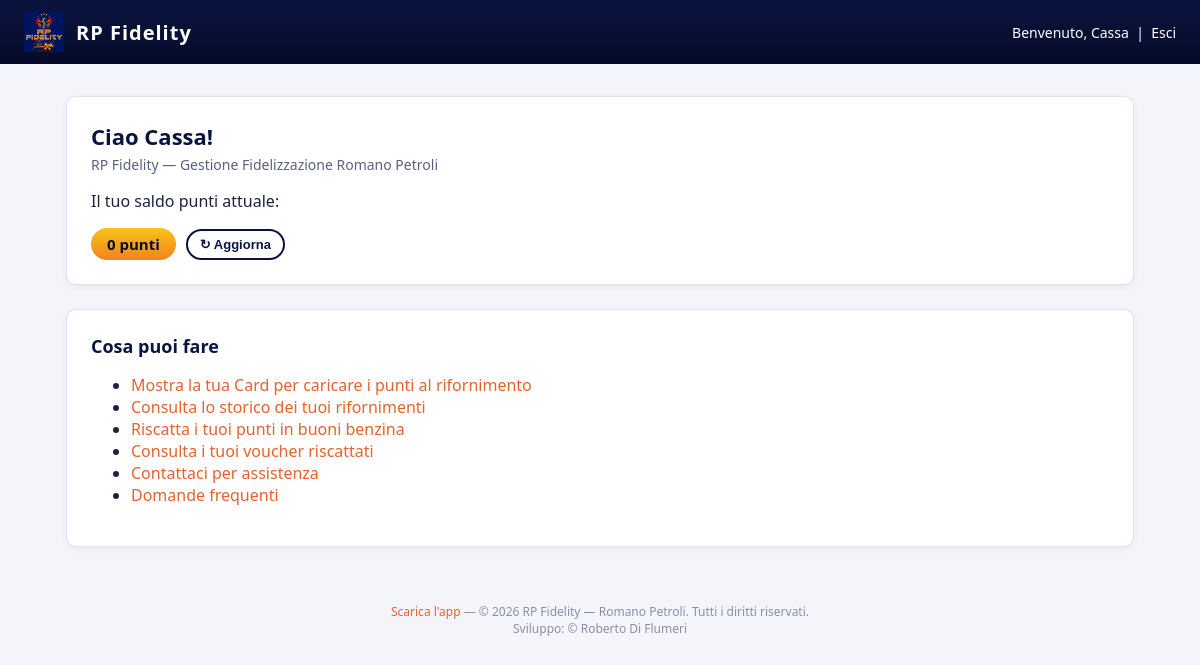
Before: /dashboard (signed in) with the older database file.
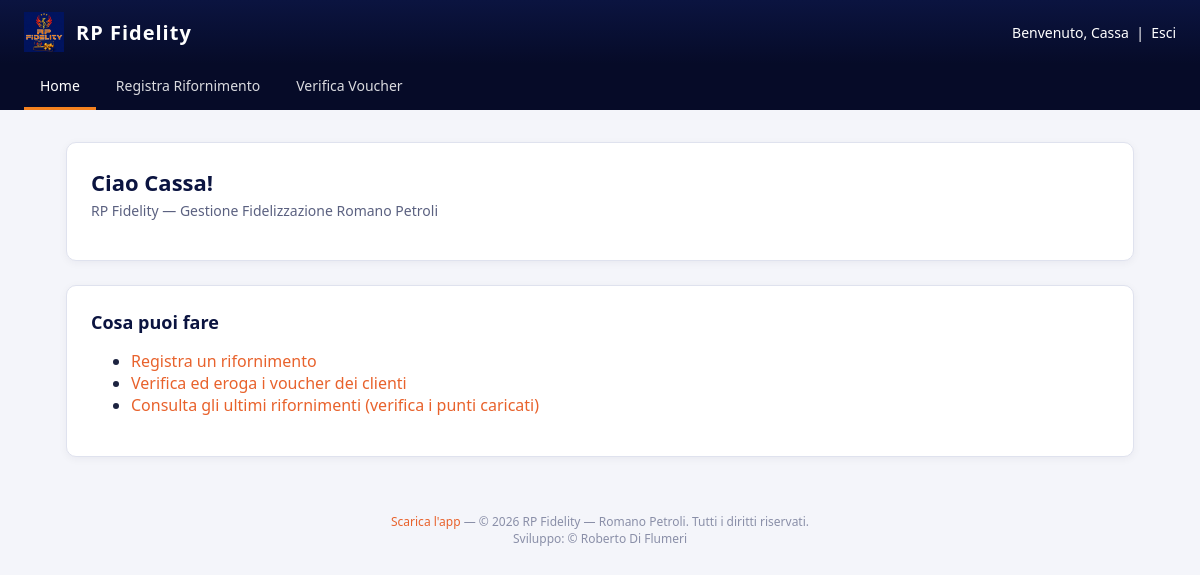
After: the same page with the newer database file.
### tables this page shows
CREATE TABLE IF NOT EXISTS users (
    id INT UNSIGNED AUTO_INCREMENT PRIMARY KEY,
    nome VARCHAR(100) NOT NULL,
    cognome VARCHAR(100) NOT NULL,
    email VARCHAR(190) NOT NULL UNIQUE,
    password_hash VARCHAR(255) NOT NULL,
    telefono VARCHAR(30) NULL,
     
    codice_card VARCHAR(20) NULL UNIQUE,
    ruolo ENUM('cliente','admin','dipendente') NOT NULL DEFAULT 'cliente',
    punti_saldo DECIMAL(10,2) NOT NULL DEFAULT 0,
    stato ENUM('attivo','sospeso') NOT NULL DEFAULT 'attivo',
    api_token VARCHAR(64) NULL UNIQUE,
    data_registrazione DATETIME NOT NULL DEFAULT CURRENT_TIMESTAMP
);

### src/Core/View.php (called while the page is built, shortened)
<?php
class View
{
    public static function layout(string $view, array $data = []): void
    {
        extract($data);
        $viewFile = __DIR__ . '/../Views/' . $view . '.php';
        require $viewFile;
        $content = ob_get_clean();
        require __DIR__ . '/../Views/layout.php';
    }
}

### src/Controllers/DashboardController.php (called while the page is built, shortened)
<?php
class DashboardController
{
    public function index(): void
    {
        View::layout('dashboard', [
            'pageTitle' => 'Dashboard — RP Fidelity',
            'user' => Auth::user(),
        ]);
    }
}

### src/Core/Router.php (called while the page is built, shortened)
<?php
class Router
{
    private array $routes = [];
    public function get(string $path, callable $handler): void
    {
        $this->routes['GET'][$path] = $handler;
    }
    public function post(string $path, callable $handler): void
    {
        $this->routes['POST'][$path] = $handler;
    }
    public function dispatch(string $method, string $uri): void
    {
        $path = parse_url($uri, PHP_URL_PATH) ?: '/';
        $path = rtrim($path, '/');
        $handler = $this->routes[$method][$path] ?? null;
        $handler();
    }
}

### public/index.php (called while the page is built, shortened)
<?php
require __DIR__ . '/../src/Core/helpers.php';
spl_autoload_register(function (string $class) {
    $prefix = 'App\\';
    $relative = substr($class, strlen($prefix));
    $file = __DIR__ . '/../src/' . str_replace('\\', '/', $relative) . '.php';
});
$router = new Router();
$router->get('/', [new PublicController(), 'home']);
$router->get('/login', [new AuthController(), 'showLogin']);
$router->post('/login', [new AuthController(), 'login']);
$router->get('/registrati', [new AuthController(), 'showRegister']);
$router->post('/registrati', [new AuthController(), 'register']);
$router->get('/password-dimenticata', [new AuthController(), 'showPasswordDimenticata']);
$router->post('/password-dimenticata', [new AuthController(), 'inviaPasswordDimenticata']);
$router->get('/reset-password', [new AuthController(), 'showResetPassword']);
$router->post('/reset-password', [new AuthController(), 'aggiornaResetPassword']);
$router->get('/logout', [new AuthController(), 'logout']);
$router->get('/scarica-app', [new PublicController(), 'scaricaApp']);
$router->get('/dashboard', [new DashboardController(), 'index']);
$router->get('/rifornimenti', [new DashboardController(), 'rifornimenti']);
$router->get('/la-mia-card', [new DashboardController(), 'card']);
$router->get('/saldo-punti', [new DashboardController(), 'saldoPunti']);
$router->get('/voucher', [new VoucherController(), 'index']);
$router->get('/catalogo', [new VoucherController(), 'catalogo']);
$router->post('/voucher/riscatta', [new VoucherController(), 'riscatta']);
$router->get('/voucher/pdf', [new VoucherController(), 'pdf']);
$router->get('/contatti', [new ContattiController(), 'index']);
$router->post('/contatti', [new ContattiController(), 'invia']);
$router->get('/faq', [new FaqController(), 'index']);
$router->get('/impostazioni', [new SettingsController(), 'index']);
$router->post('/impostazioni', [new SettingsController(), 'aggiornaProfilo']);
$router->post('/impostazioni/password', [new SettingsController(), 'aggiornaPassword']);
$router->get('/admin/statistiche', [new AdminController(), 'statistiche']);
$router->get('/admin/clienti', [new AdminController(), 'clienti']);
$router->get('/admin/clienti/modifica', [new AdminController(), 'modificaClienteForm']);
$router->post('/admin/clienti/modifica', [new AdminController(), 'modificaCliente']);
$router->post('/admin/clienti/elimina', [new AdminController(), 'eliminaCliente']);
$router->get('/admin/messaggi', [new AdminController(), 'messaggi']);
$router->get('/admin/messaggi/thread', [new AdminController(), 'messaggioThread']);
$router->post('/admin/messaggi/rispondi', [new AdminController(), 'rispondiMessaggio']);
$router->get('/admin/dipendenti', [new AdminController(), 'dipendenti']);
$router->get('/admin/dipendenti/nuovo', [new AdminController(), 'nuovoDipendenteForm']);
$router->post('/admin/dipendenti/nuovo', [new AdminController(), 'nuovoDipendente']);
$router->get('/admin/dipendenti/modifica', [new AdminController(), 'modificaDipendenteForm']);
$router->post('/admin/dipendenti/modifica', [new AdminController(), 'modificaDipendente']);
$router->post('/admin/dipendenti/elimina', [new AdminController(), 'eliminaDipendente']);
$router->get('/admin/reports', [new AdminController(), 'reports']);
$router->get('/admin/verifica-voucher', [new AdminController(), 'verificaVoucher']);
$router->post('/admin/verifica-voucher/usa', [new AdminController(), 'usaVoucher']);
$router->get('/admin/rifornimenti/nuovo', [new AdminController(), 'nuovoRifornimento']);
$router->post('/admin/rifornimenti/nuovo/cliente', [new AdminController(), 'identificaCliente']);
$router->post('/admin/rifornimenti/nuovo/cambia-cliente', [new AdminController(), 'cambiaCliente']);
$router->post('/admin/rifornimenti/nuovo/voucher', [new AdminController(), 'aggiungiVoucher']);
$router->post('/admin/rifornimenti/nuovo/voucher/rimuovi', [new AdminController(), 'rimuoviVoucher']);
$router->post('/admin/rifornimenti/nuovo/conferma', [new AdminController(), 'confermaRifornimento']);
$router->dispatch($_SERVER['REQUEST_METHOD'], $_SERVER['REQUEST_URI']);

### src/Core/Database.php (called while the page is built, shortened)
<?php
class Database
{
    private static ?PDO $instance = null;
    public static function connection(): PDO
    {
        if (self::$instance === null) {
            $config = require __DIR__ . '/../../config/config.php';
            $db = $config['db'];
            $dsn = sprintf(
                'mysql:host=%s;port=%d;dbname=%s;charset=%s',
                $db['host'],
                $db['port'],
                $db['name'],
                $db['charset']
            );
            self::$instance = new PDO($dsn, $db['user'], $db['pass'], [
                PDO::ATTR_ERRMODE => PDO::ERRMODE_EXCEPTION,
                PDO::ATTR_DEFAULT_FETCH_MODE => PDO::FETCH_ASSOC,
            ]);
        }
        return self::$instance;
    }
}

### src/Models/User.php (called while the page is built, shortened)
<?php
class User
{
    public static function find(int $id): ?array
    {
        $stmt = Database::connection()->prepare('SELECT * FROM users WHERE id = ?');
        $stmt->execute([$id]);
        $user = $stmt->fetch();
        return $user ?: null;
    }
}

### src/Core/Auth.php (called while the page is built, shortened)
<?php
class Auth
{
    public static function userId(): ?int
    {
        return $_SESSION['user_id'] ?? null;
    }
    public static function user(): ?array
    {
        $id = self::userId();
        return $id ? User::find($id) : null;
    }
}

### src/Core/helpers.php (called while the page is built)
<?php
function format_punti(float $punti): string
{
    if (fmod($punti, 1.0) === 0.0) {
        return number_format($punti, 0, ',', '.');
    }
    return number_format($punti, 2, ',', '.');
}

### src/Views/dashboard.php (the view, shortened to what this page needs)
<?php
$isAdmin = $user['ruolo'] === 'admin';
$isDipendente = $user['ruolo'] === 'dipendente';
?>
<div class="rp-card">
    <h1 class="rp-title">Ciao <?= htmlspecialchars($user['nome']) ?>!</h1>
    <p class="rp-subtitle">RP Fidelity — Gestione Fidelizzazione Romano Petroli</p>
    <?php if (!$isAdmin && !$isDipendente): ?>
        <p>Il tuo saldo punti attuale:</p>
        <span style="display:inline-flex; align-items:center; gap:10px;">
            <span class="rp-points-badge" id="rp-saldo-punti"><?= format_punti((float) $user['punti_saldo']) ?> punti</span>
            <button type="button" id="rp-saldo-refresh" class="rp-btn rp-btn-outline" style="padding:6px 12px; font-size:13px;" onclick="rpAggiornaSaldoPunti()">&#x21bb; Aggiorna</button>
        </span>
    <?php endif; ?>
</div>
<div class="rp-card">
    <h2 class="rp-title" style="font-size:18px;">Cosa puoi fare</h2>
    <ul>
        <?php if ($isAdmin): ?>
            <li><a href="/admin/statistiche">Consulta le statistiche di clienti e riscatti</a></li>
            <li><a href="/admin/clienti">Gestisci i clienti registrati</a></li>
            <li><a href="/admin/dipendenti">Gestisci gli account dipendenti</a></li>
            <li><a href="/admin/messaggi">Rispondi ai messaggi dei clienti</a></li>
            <li><a href="/admin/rifornimenti/nuovo">Registra un rifornimento</a></li>
            <li><a href="/admin/reports">Consulta i report dei rifornimenti</a></li>
            <li><a href="/admin/verifica-voucher">Verifica e valida i voucher dei clienti</a></li>
        <?php elseif ($isDipendente): ?>
            <li><a href="/admin/rifornimenti/nuovo">Registra un rifornimento</a></li>
            <li><a href="/admin/verifica-voucher">Verifica ed eroga i voucher dei clienti</a></li>
            <li><a href="/admin/reports">Consulta gli ultimi rifornimenti (verifica i punti caricati)</a></li>
        <?php else: ?>
            <li><a href="/la-mia-card">Mostra la tua Card per caricare i punti al rifornimento</a></li>
            <li><a href="/rifornimenti">Consulta lo storico dei tuoi rifornimenti</a></li>
            <li><a href="/catalogo">Riscatta i tuoi punti in buoni benzina</a></li>
            <li><a href="/voucher">Consulta i tuoi voucher riscattati</a></li>
            <li><a href="/contatti">Contattaci per assistenza</a></li>
            <li><a href="/faq">Domande frequenti</a></li>
        <?php endif; ?>
    </ul>
</div>

### src/Views/layout.php (shortened to what this page needs)
<?php
$user = Auth::user();
$isDipendente = $user && $user['ruolo'] === 'dipendente';
$currentPath = parse_url($_SERVER['REQUEST_URI'] ?? '/', PHP_URL_PATH);
?>
<!DOCTYPE html>
<html lang="it">
<head>
    <link rel="stylesheet" href="/assets/css/style.css">
</head>
<body>
    <header class="rp-header">
        <div class="rp-header-left">
            <div class="rp-brand">
                <img src="/assets/img/logo.jpeg" alt="RP Fidelity">
                <span>RP Fidelity</span>
            </div>
        </div>
        <?php if ($user): ?>
            <div class="rp-user">
                Benvenuto, <?= htmlspecialchars($user['nome']) ?>
                &nbsp;|&nbsp; <a href="/logout" style="color:#fff;">Esci</a>
            </div>
        <?php endif; ?>
    </header>
    <?php if ($isDipendente): ?>
    <nav class="rp-nav">
        <a href="/dashboard" class="<?= $currentPath === '/dashboard' ? 'active' : '' ?>">Home</a>
        <a href="/admin/rifornimenti/nuovo" class="<?= $currentPath === '/admin/rifornimenti/nuovo' ? 'active' : '' ?>">Registra Rifornimento</a>
        <a href="/admin/verifica-voucher" class="<?= $currentPath === '/admin/verifica-voucher' ? 'active' : '' ?>">Verifica Voucher</a>
    </nav>
    <?php endif; ?>
    <main class="rp-container">
        <?= $content ?>
    </main>
    <footer class="rp-footer">
        <a href="/scarica-app">Scarica l'app</a> —
        &copy; <?= date('Y') ?> RP Fidelity — Romano Petroli. Tutti i diritti riservati.
        <br>Sviluppo: &copy; Roberto Di Flumeri
    </footer>
</body>
</html>

### public/assets/css/style.css (style rules this page uses)
:root { --rp-navy: #0b1440; --rp-navy-dark: #060b28; --rp-orange: #f5821f; --rp-orange-dark: #e8622c; --rp-gold: #f5c518; --rp-white: #ffffff; --rp-gray-bg: #f4f5fa; --rp-gray-border: #dfe2ee; --rp-text: #1c2340; }
* { box-sizing: border-box; }
body { margin: 0; font-family: "Segoe UI", Arial, sans-serif; background: var(--rp-gray-bg); color: var(--rp-text); }
a { color: var(--rp-orange-dark); text-decoration: none; }
.rp-header { background: linear-gradient(180deg, var(--rp-navy) 0%, var(--rp-navy-dark) 100%); color: var(--rp-white); padding: 0 24px; display: flex; align-items: center; justify-content: space-between; height: 64px; }
.rp-header-left { display: flex; align-items: center; gap: 16px; }
.rp-header .rp-brand { display: flex; align-items: center; gap: 12px; font-weight: 700; font-size: 20px; letter-spacing: 1px; }
.rp-header .rp-brand img { height: 40px; }
.rp-header .rp-user { font-size: 14px; }
.rp-nav { background: var(--rp-navy-dark); display: flex; gap: 4px; padding: 0 24px; }
.rp-nav a { color: var(--rp-white); padding: 12px 16px; font-size: 14px; opacity: 0.85; }
.rp-nav a:hover, .rp-nav a.active { opacity: 1; text-decoration: none; border-bottom: 3px solid var(--rp-orange); }
.rp-container { max-width: 1100px; margin: 32px auto; padding: 0 16px; }
.rp-card { background: var(--rp-white); border: 1px solid var(--rp-gray-border); border-radius: 10px; padding: 24px; margin-bottom: 24px; box-shadow: 0 2px 8px rgba(11, 20, 64, 0.05); }
.rp-title { font-size: 22px; font-weight: 700; margin: 0 0 4px; color: var(--rp-navy); }
.rp-subtitle { color: #5b6180; margin: 0 0 16px; font-size: 14px; }
.rp-footer { text-align: center; padding: 24px; color: #8a8fa8; font-size: 12px; }
img { max-width: 100%; height: auto; }
.rp-btn { display: inline-block; background: linear-gradient(180deg, var(--rp-orange) 0%, var(--rp-orange-dark) 100%); color: var(--rp-white); border: none; padding: 10px 22px; border-radius: 24px; font-weight: 600; cursor: pointer; font-size: 14px; }
.rp-btn-outline { background: none; border: 2px solid var(--rp-navy); color: var(--rp-navy); }
.rp-points-badge { display: inline-block; background: linear-gradient(180deg, var(--rp-gold) 0%, var(--rp-orange) 100%); color: var(--rp-navy-dark); font-weight: 700; padding: 6px 16px; border-radius: 20px; font-size: 15px; }

Changed rows visible on the page:
changed users "Cassa": ruolo empty → "dipendente" (drawn); punti_saldo "0" → (not shown)
Other visible differences:
text no longer shown: "Il tuo saldo punti attuale: punti ↻ Aggiorna Mostra la tua Card per caricare i punti al rifornimento Consulta lo storico dei tuoi rifornimenti Riscatta i tuoi punti in buoni benzina Consulta i tuoi voucher riscattati Contattaci per assistenza Domande frequenti"
text now shown: "Home Registra Rifornimento Verifica Voucher Registra un rifornimento Verifica ed eroga i voucher dei clienti Consulta gli ultimi rifornimenti (verifica i punti caricati)"
